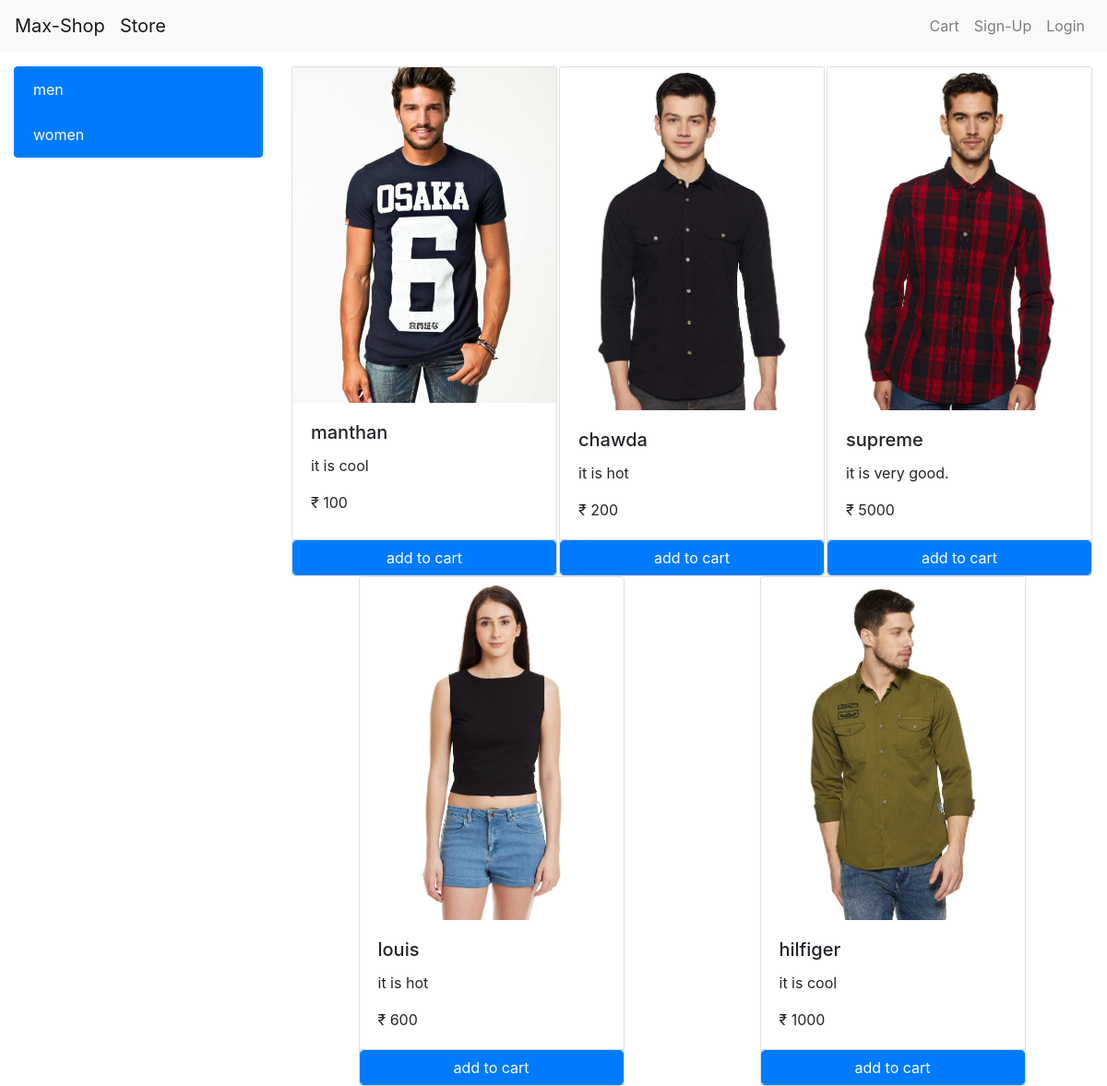
The page / on the database its author committed.
### store/models/category.py (models this page shows)
class category(models.Model):
    name=models.CharField(max_length=100)
    @staticmethod
    def get_all_categorys():
       return category.objects.all()
    def __str__(self):
        return self.name

### store/models/product.py (models this page shows, shortened)
class product(models.Model):
    name=models.CharField(max_length=50)
    price=models.IntegerField(default=0)
    category=models.ForeignKey(category,on_delete=models.CASCADE,default=1)
    description=models.CharField(max_length=100,default='')
    image=models.ImageField(upload_to='upload/products/')
    @staticmethod
    def get_all_product():
        return product.objects.all()
    def __str__(self):
        return self.name

### store/views.py (the view, shortened to what this page needs)
# urls.py: path('',index.as_view(),name="homepage"),
class index(View):
    def get(self,request):
        cart=request.session.get('cart')
        if not cart:
            request.session['cart']={}
        products = None
        categorys = category.get_all_categorys()
        categoryid = request.GET.get('category')
        type(categoryid)
        print(categoryid,'this is the category id')
        if categoryid:
            products = product.get_all_product_by_id(categoryid)
            print(products,'this is product')
        else:
            products = product.get_all_product()
            print('it is else part')
        data = {}
        data['products'] = products
        data['categorys'] = categorys
        print(data)
        print("you are: ", request.session.get('email'))
        return render(request, 'file1.html', data)

### store/templatetags/cart.py (called while the page is built)
@register.filter(name="is_in_cart")
def is_in_cart(x,cart):
    keys=cart.keys()
    print("this is products",x)
    print("this is keys",cart)
    for id in keys:
        if int(id) == x.id:
            return True
    return False

### store/templatetags/currency.py (called while the page is built)
@register.filter(name="currencys")
def currencys(number):
    return "₹ "+str(number)

### store/templates/file1.html (shortened to what this page needs)
{% extends 'base.html' %}
{% block content %}
{% load cart %}
{% load currency %}
  <div class="container-fluid mt-3">
  <div class="row">
    <div class="col-lg-3 mx-auto ">
      <div class="list-group">
          {% for category in categorys %}
  <a href="/?category={{category.id}}" class="list-group-item list-group-item-action active">
    {{category.name}}
  </a>
          {% endfor %}
  </div>
    </div>
    <div id="product" class="col-lg-9 mx-auto">
        <div class="row mx-auto">
      {% for x in products%}
    <div class="card mx-auto" style="width: 18rem;" id={{x.id}}>
  <img src="{{x.image.url}}" class="card-img-top " alt="...">
  <div class="card-body">
    <h5 class="card-title">{{x.name}}</h5>
    <p class="card-text">{{x.description}}</p>
    <p class="card-text">{{x.price|currencys}}</p>
  </div>
      <div class="card-footer  no-gutters p-0">
        {%if x|is_in_cart:request.session.cart %}
         <div class="row no-gutters" >
            <form action="/" type="text" method="post" class="col-2" >
                    {% csrf_token %}
                <input hidden type="text" name="product" value="{{x.id}}">
                <input hidden type="text" name="remove" value="True">
            <input type="submit" value=" - " class=" btn btn-block  btn-secondary">
            </form>
            <div class="text-center col">{{x|cart_quantity:request.session.cart}} in cart</div>
            <form action="/" type="text" method="post" class="col-2" >
                    {% csrf_token %}
                <input hidden type="text" name="product" value="{{x.id}}">
            <input type="submit" value=" + " class=" btn btn-block  btn-secondary">
            </form>
          </div>
        {% else %}
        <form action="/#{{x.id}}" method="POST" class="btn-block">
      <input type="submit" class=" btn btn-primary form-control" value="add to cart">
    </form>
      {% endif %}
        </div>
    </div>
  {% endfor %}
</div>
    </div>
  </div>
  </div>
{% endblock %}

### store/templates/base.html (shortened to what this page needs)
<!doctype html>
<html lang="en">
  <head>
    <link rel="stylesheet" href="https://cdn.jsdelivr.net/npm/bootstrap@4.5.3/dist/css/bootstrap.min.css">
  </head>
  <body>
  <nav class="navbar navbar-expand-lg navbar-light bg-light">
  <a class="navbar-brand" href="/">Max-Shop</a>
    <a class="navbar-brand" href="/">Store</a>
  <div class="collapse navbar-collapse" id="navbarSupportedContent">
     <ul class="navbar-nav my-2 my-lg-0">
       {% if request.session.customer %}
       <li class="nav-item">
        <a class="nav-link " href="/orders" >Orders<span class="sr-only">(current)</span> </a>
      </li>
       <li class="nav-item">
        <a class="nav-link " href="/logout" >Logout<span class="sr-only">(current)</span> </a>
      </li>
       {% else %}
          <li class="nav-item">
        <a class="nav-link " href="/cart" >Cart<span class="sr-only">(current)</span> </a>
      </li>
      <li class="nav-item">
        <a class="nav-link " href="/signup" >Sign-Up<span class="sr-only">(current)</span> </a>
      </li>
       <li class="nav-item">
        <a class="nav-link " href="/login" >Login<span class="sr-only">(current)</span> </a>
      </li>
       {% endif %}
       </ul>
  </div>
</nav>
  {% block content %}{% endblock %}
  </body>
</html>

### rows shown on the page
category: name "men"
category: name "women"
product: image (picture), name "manthan", description "it is cool", price "₹ 100"
product: image (picture), name "chawda", description "it is hot", price "₹ 200"
product: image (picture), name "supreme", description "it is very good.", price "₹ 5000"
product: image (picture), name "louis", description "it is hot", price "₹ 600"
product: image (picture), name "hilfiger", description "it is cool", price "₹ 1000"
